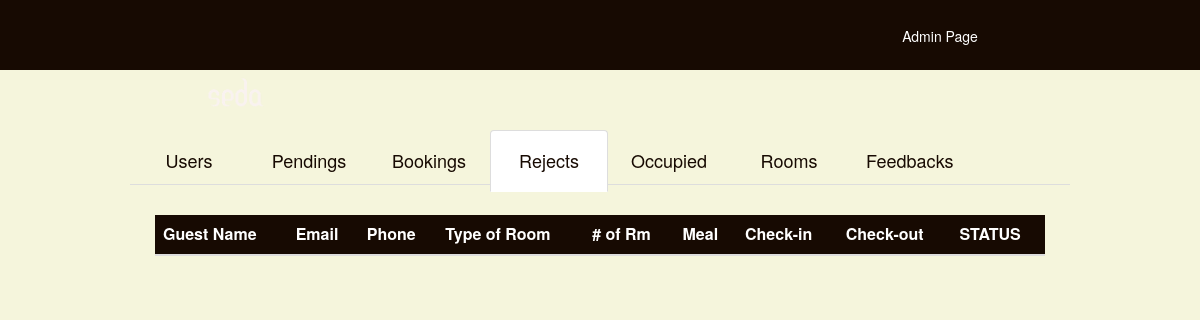
Before: /admin6.php with the older database file.
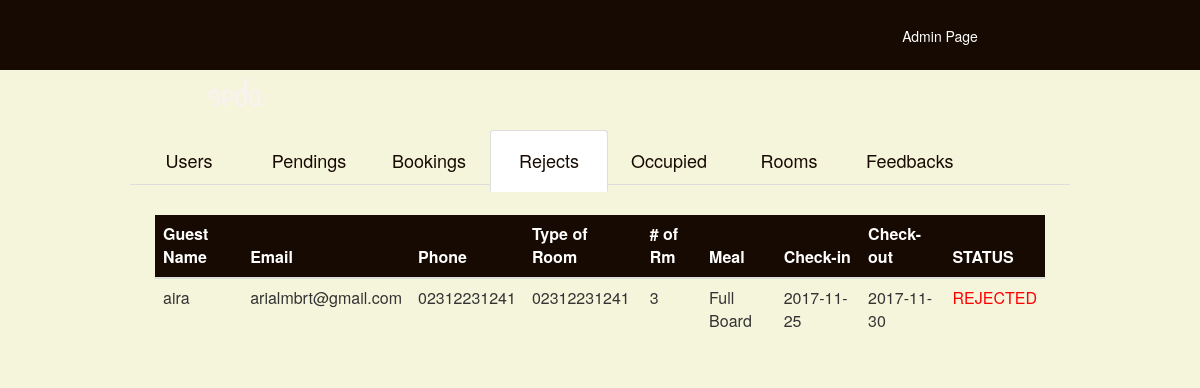
After: the same page with the newer database file.
### tables this page shows
CREATE TABLE IF NOT EXISTS `rejects` (
  `id` int(11) NOT NULL,
  `fname` varchar(100) NOT NULL,
  `email` varchar(100) NOT NULL,
  `phone` varchar(100) NOT NULL,
  `troom` varchar(100) NOT NULL,
  `nroom` varchar(100) NOT NULL,
  `meal` varchar(100) NOT NULL,
  `cin` date NOT NULL,
  `cout` date NOT NULL,
  `status` varchar(100) NOT NULL
);

### admin6.php (the view, shortened to what this page needs)
<?php
$server="localhost";
$username="root";
$password="";
$connect_mysql=mysqli_connect($server,$username,$password) or die ("Connection Failed!");
$rooms = "SELECT * FROM rejects";
$room=mysqli_query($connect_mysql, $rooms) or die("Query Failed : ".mysqli_error());
?>
<html>
     <head>
        <link rel="stylesheet" type="text/css" href="style.css" />
        <link rel="stylesheet" href="https://maxcdn.bootstrapcdn.com/bootstrap/3.3.7/css/bootstrap.min.css">
    </head>
    <body id="adminbg">
        <div id="MainContainer">
            <div id="Header">
                    <div id="NavBar">
                        <ul>
                        <li style="color: white;">Admin Page</li>
                        </ul>
                    </div>
                    <div id="logo"><img src="img/logo2.png" width="70px" hieght="auto"></div>
            </div>
        </div>
         <div id="admin-wrapper" >
            <div id="page-inner">
                  <div class="fluid-container" style="padding: 30px; margin-top: 100px; ">
                    <center>
                    <ul class="nav nav-tabs" role="tablist">
                        <li style="color: white;"><a href="admin1.php" ><h4 id="textcolor">Users</h4></a></li>
                        <li style="color": white;><a href="admin2.php" ><h4 id="textcolor">Pendings</h4></a></li>
                        <li style="color": white;><a href="admin5.php" ><h4 id="textcolor">Bookings</h4></a></li>
                        <li class="active" ><a href="admin6.php" ><h4 id="textcolor">Rejects</h4></a></li>
                        <li style="color: white;"><a href="admin3.php" ><h4 id="textcolor">Occupied</h4></a></li>
                        <li style="color: white;" ><a href="admin4.php" ><h4 id="textcolor">Rooms</h4></a></li>
                        <li style="color: white;"><a href="admin7.php" ><h4 id="textcolor">Feedbacks</h4></a></li>
                    </ul>
                    </center>
                </div>
                    <div class="tab-content" style="background-color: beige; color: #170a02;">
                      <div role="tabpanel" class="tab-pane fade in active" id="profile" style="overflow: auto; padding: 0 55px;">
                        <table id="table" class="table table-hover">
                            <thead>
                              <tr id="panel-heading" style="font-size: 16spx;">
                                        <th>Guest Name</th>
                                        <th>Email</th>
                                        <th>Phone</th>
                                        <th>Type of Room</th>
                                        <th># of Rm</th>
                                        <th>Meal</th>
                                        <th>Check-in</th>
                                        <th>Check-out</th>
                                        <th>STATUS</th>
                                    </tr>
                            </thead>
                            <tbody>
                              <?php while($rows=mysqli_fetch_array($room)) { ?>
                                    <tr>
                                        <td><?php echo $rows['fname'] ?></td>
                                        <td><?php echo $rows['email'] ?></td>
                                        <td><?php echo $rows['phone'] ?></td>
                                        <td><?php echo $rows['troom'] ?></td>
                                        <td><?php echo $rows['nroom'] ?></td>
                                        <td><?php echo $rows['meal'] ?></td>
                                        <td><?php echo $rows['cout'] ?></td>
                                        <td><?php echo $rows['cin'] ?></td>
                                        <td style = "color : red;"><?php echo $rows['status'] ?></td>
                                            <?php } ?>
                                    </tr>
                            </tbody>
                        </table>
                    </div>
                    </div>
                </div>
            </div>
    </body>
</html>

Changed rows visible on the page:
added rejects: fname "aira", email "arialmbrt@gmail.com", phone "02312231241", troom "02312231241", nroom "3", meal "Full Board", cout "2017-11-25", cin "2017-11-30", status "REJECTED"
